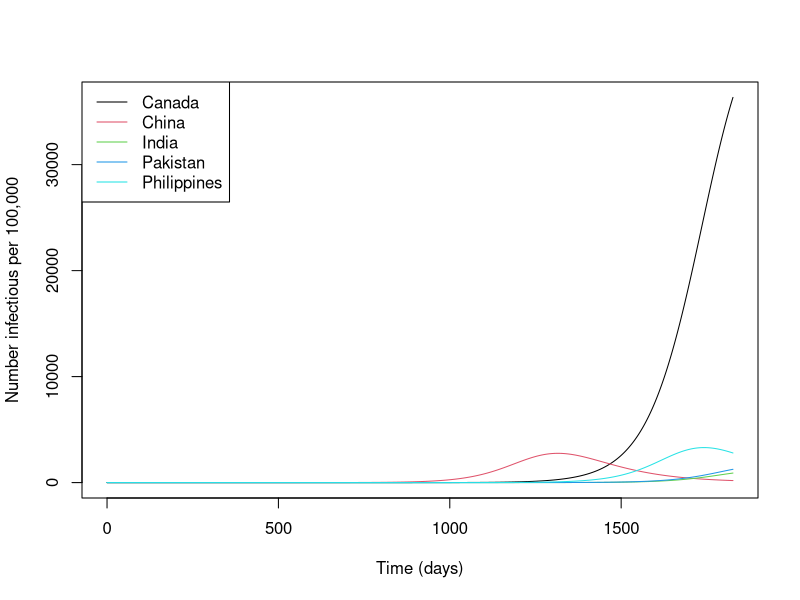
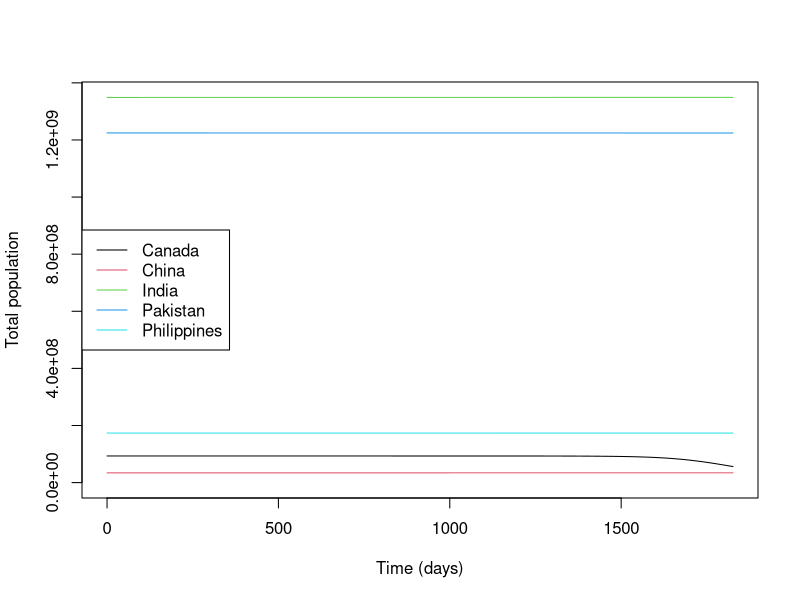

Reproduce these figures in R, in order.
# SLIAR_metapop
#
# Sans adaptation additionnelle, les résultats fournis par ce script seront
# complètement irréalistes, le but est seulement de fournir un canevas
# opérationnel.


# On charge la librairie requise. 
# Si besoin, installer en faisant install.packages("deSolve").
library(deSolve)


# Le champs de vecteurs
SLIAR_metapop_rhs <- function(t, x, p) {
  with(as.list(p), {
    # Ici, on ne peut pas faire with(as.list(x,p)), puisque x est vectoriel
    # et les noms de sortent pas bien. On doit donc décomposer x en ses 
    # composantes, qui ont été définies dans les paramètres.
    S = x[idx_S]
    L = x[idx_L]
    I = x[idx_I]
    A = x[idx_A]
    R = x[idx_R]
    N = S + L + I + A + R
    Phi = beta * S * (I + eta * A) / N
    dS = - Phi + MS %*% S
    dL = Phi - epsilon * L + p$ML %*% L
    dI = (1 - pi) * epsilon * L - gammaI * I + MI %*% I
    dA = pi * epsilon * L - gammaA * A + MA %*% A
    dR = gammaI * I + gammaA * A + MR %*% R
    dx = list(c(dS, dL, dI, dA, dR))
    return(dx)
  })
}

# Les données suivantes sont le nombre moyen de voyageurs initiant un voyage 
# dans un pays (ligne) et terminant dans un autre pays (colonne), par jour.
# La moyenne est calculée sur un mois (non spécifié ici). 
# Le vecteur pop contient la population des pays utilisés il y a quelques
# années.
pop = c(34.017,1348.932,1224.614,173.593,93.261)*1e6
countries = c("Canada","China","India","Pakistan","Philippines")
T = matrix(data = c(0,1268,900,489,200,
                    1274,0,678,859,150,
                    985,703,0,148,58,
                    515,893,144,0,9,
                    209,174,90,2,0),
           nrow = 5, ncol = 5, byrow = TRUE)

# On stocke les paramètres dans une liste
p = list()

# Pour calculer les taux de mouvement, on utilise la méthode présentée dans 
# Arino & Portet, JMB 2015.
p$M = mat.or.vec(nr = dim(T)[1], nc = dim(T)[2])
for (from in 1:5) {
  for (to in 1:5) {
    p$M[to,from] = -log(1-T[from,to]/pop[from])
  }
  p$M[from,from] = 0
}
p$MS = p$M-diag(colSums(p$M))
# Supposons que le mouvement soit le même pour tous les compartiments.
p$ML = p$MS
p$MI = p$MS
p$MA = p$MS
p$MR = p$MS
# Nombre de patchs. (MS devrait être carrée.)
p$P = dim(p$MS)[1]

# On prend des valeurs plus ou moins aléatoires pour les autres paramètres
p$nu = rep(0.1,p$P)
p$epsilon = rep(0.01,p$P)
p$d = rep(1/(70*365.25),p$P) # Pourrait utiliser les données de la Banque 
                             # Mondiale pour être plus juste
p$gammaI = rep(0.05,p$P)
p$gammaA = rep(0.06,p$P)
p$eta = rep(1,p$P)
p$pi = runif(p$P, min = 0.2, max = 0.8)
# Set beta by assuming R0=1.5 in all patches in isolation
p$beta = 1.5 * p$gammaI * 2

# On stocke les indices des vecteurs de variables d'état dans le vecteur x, qui
# les comprend toutes. Cela nous permet par exemple de dire
# S = x[p$idx_S]
# pour definir le vecteur des valeurs de S
p$idx_S = 1:p$P
p$idx_L = (p$P+1):(2*p$P)
p$idx_I = (2*p$P+1):(3*p$P)
p$idx_A = (3*p$P+1):(4*p$P)
p$idx_R = (4*p$P+1):(5*p$P)
# Posons les conditions initiales. Dans cet exemple, on part avec I=2 au Canada.
L0 = mat.or.vec(p$P,1)
I0 = mat.or.vec(p$P,1)
I0[1] = 2
A0 = mat.or.vec(p$P,1)
R0 = mat.or.vec(p$P,1)
S0 = pop-(L0+I0+A0+R0)
# Vecteur de conditions initiales à passer au solveur.
IC = c(S = S0, L = L0, I = I0, A = A0, R = R0)
# Durée de la simulation (5 ans), avec retour de résultat tous les 0.1 jours.
tspan = seq(from = 0, to = 5*365.25, by = 0.1)

# On appelle le solveur.
sol <- ode(y = IC, 
           times = tspan, 
           func = SLIAR_metapop_rhs, 
           parms = p,
           method = "ode45")

# Put solution in an easier to use form.
times = sol[,"time"]
S = sol[,p$idx_S]
L = sol[,p$idx_L]
I = sol[,p$idx_I]
A = sol[,p$idx_A]
R = sol[,p$idx_R]
N = S+L+I+A+R

# A sample (and simple) plot: number infected per 100,000 inhabitants.
xlim = range(times)
ylim = c(0,max(I/N*1e5))
plot(times,I[,1]/N[,1]*1e5, 
     col = 1, type = "l",
     xlim = xlim, ylim = ylim,
     xlab = "Time (days)", ylab = "Number infectious per 100,000")
for (i in 2:p$P) {
  lines(times,I[,i]/N[,i]*1e5, col = i)
}
legend("topleft",legend = countries, col = 1:p$P, lty = 1)

# The (potential) issue with not having death (and birth to counterbalance it)
ylim = c(0,max(N))
plot(times, N[,1], 
     col = 1, type = "l",
     ylim = ylim,
     xlab = "Time (days)", ylab = "Total population")
for (i in 2:p$P) {
  lines(times,N[,i], col = i)
}
legend("left",legend = countries,col = 1:p$P, lty = 1)
